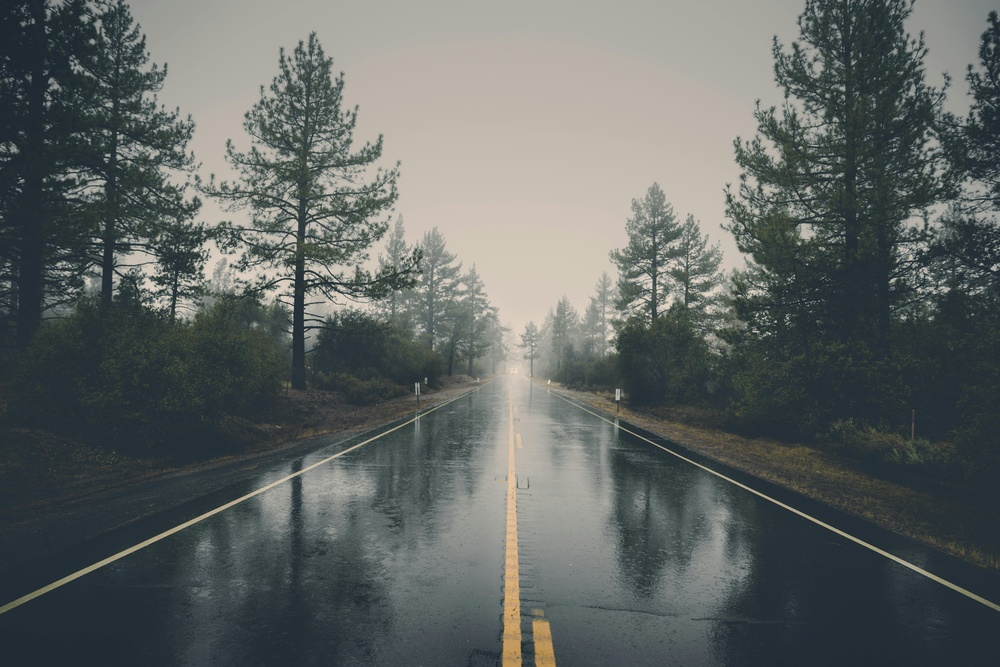
#> input picture data/raw/road.jpg, 1000 x 667 px, shrunk from 7718 x 5148 before the run, found by its file name
$ python grayscale.py
#> lines starting #> are read from the running program, lines starting #| are printed output that depends on the picture
import cv2
import matplotlib.pyplot as plt

image = cv2.imread("data/raw/road.jpg")
#> image is the input picture: shape (667, 1000, 3); mean B, G, R 99.6, 101.6, 96.2

gray = cv2.cvtColor(image, cv2.COLOR_BGR2GRAY)

plt.figure(figsize=(8,4))

plt.subplot(1,2,1)
plt.title("Original (RGB)")
plt.imshow(cv2.cvtColor(image, cv2.COLOR_BGR2RGB))
plt.axis("off")

plt.subplot(1,2,2)
plt.title("Grayscale")
plt.imshow(gray, cmap="gray")
plt.axis("off")

plt.show()
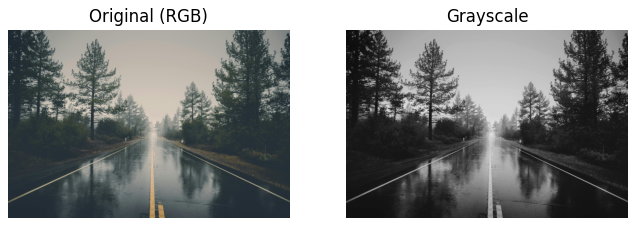
#> figure drawn by matplotlib, 2 panels

$ run again, with data/raw/2.jpg copied over data/raw/road.jpg
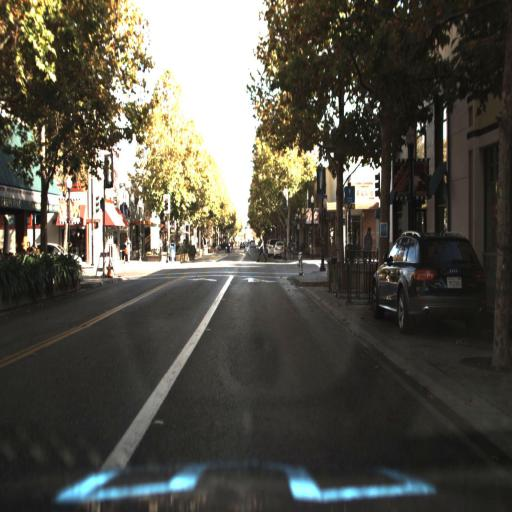
#> input picture data/raw/2.jpg, 512 x 512 px, found by its file name
#> image is the input picture: shape (512, 512, 3); mean B, G, R 73.2, 82.7, 84.9
#> `gray = cv2.cvtColor(image, cv2.COLOR_BGR2GRAY)`:
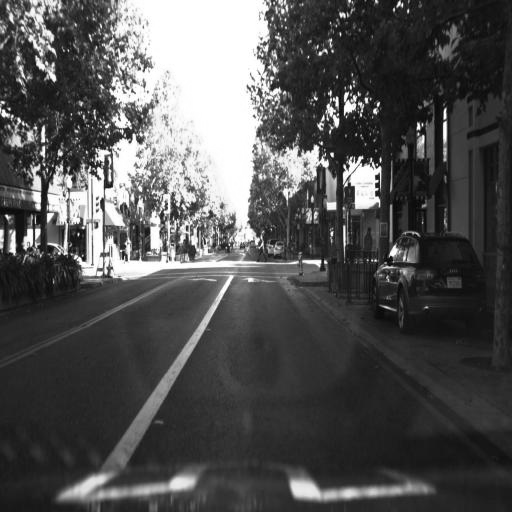
#> gray: shape (512, 512); min 1, max 255, mean 82.3
#> `plt.show()`:
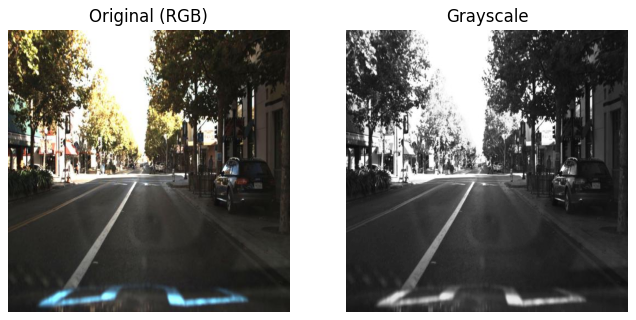
#> figure drawn by matplotlib, 2 panels
